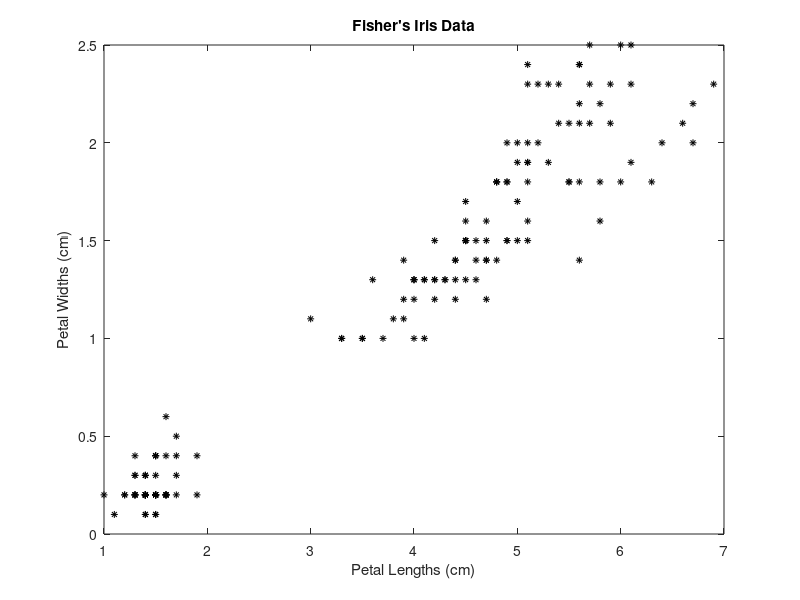
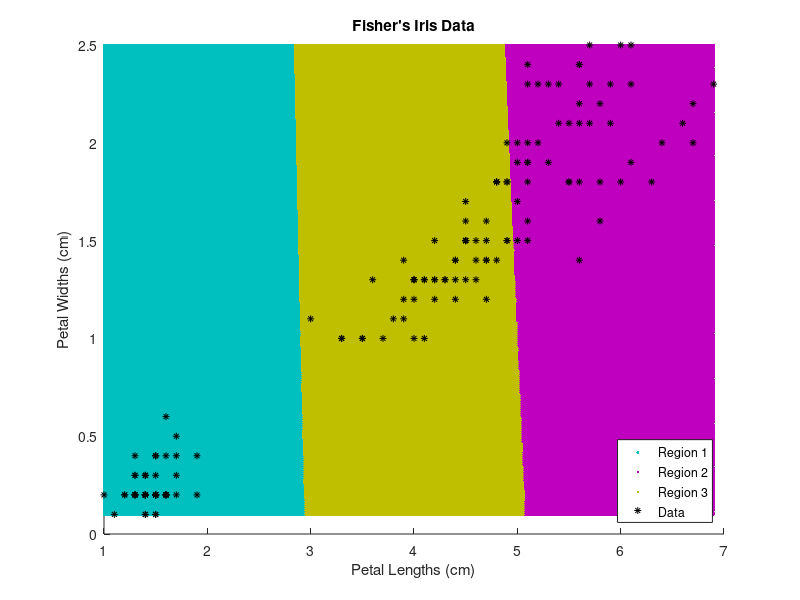
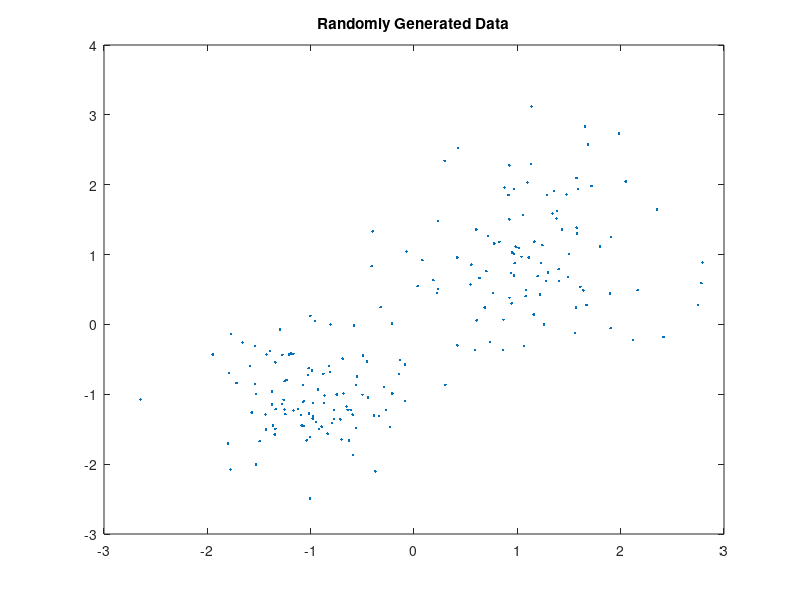
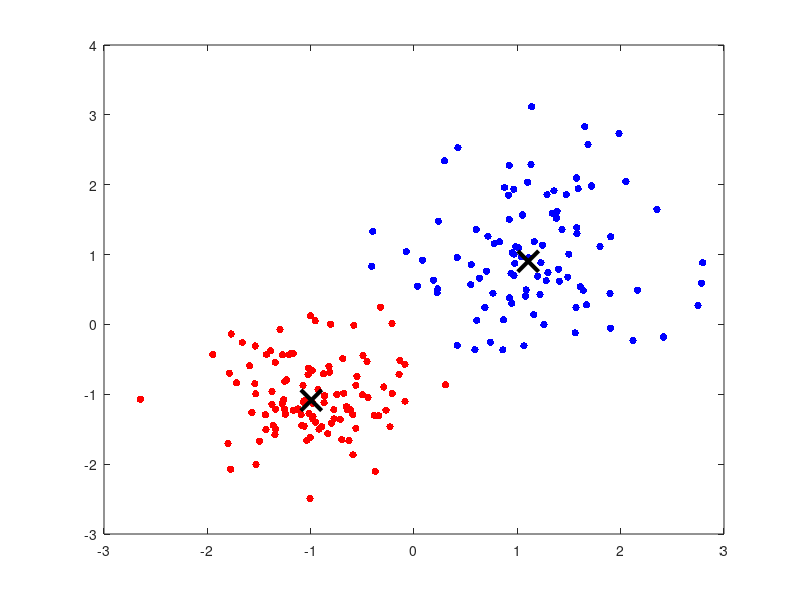

MATLAB code to generate these figures, in order: (Note: this script raises an error after producing the figures.)

% https://www.mathworks.com/help/stats/kmeans.html
% Load Fisher's iris data set. Use the petal lengths and widths as predictors.
load fisheriris
X = meas(:,3:4);
figure;
plot(X(:,1),X(:,2),'k*','MarkerSize',5);
title 'Fisher''s Iris Data';
xlabel 'Petal Lengths (cm)';
ylabel 'Petal Widths (cm)';
rng(1); % For reproducibility
[idx,C] = kmeans(X,3);

x1 = min(X(:,1)):0.01:max(X(:,1));
x2 = min(X(:,2)):0.01:max(X(:,2));
[x1G,x2G] = meshgrid(x1,x2);
XGrid = [x1G(:),x2G(:)]; % Defines a fine grid on the plot
idx2Region = kmeans(XGrid,3,'MaxIter',1,'Start',C);
    % Assigns each node in the grid to the closest centroid

figure;
gscatter(XGrid(:,1),XGrid(:,2),idx2Region,...
    [0,0.75,0.75;0.75,0,0.75;0.75,0.75,0],'..');
hold on;
plot(X(:,1),X(:,2),'k*','MarkerSize',5);
title 'Fisher''s Iris Data';
xlabel 'Petal Lengths (cm)';
ylabel 'Petal Widths (cm)';
legend('Region 1','Region 2','Region 3','Data','Location','SouthEast');
hold off;    


%% Partition Data into Two Clusters
rng default; % For reproducibility
X = [randn(100,2)*0.75+ones(100,2);
    randn(100,2)*0.5-ones(100,2)];

figure;
plot(X(:,1),X(:,2),'.');
title 'Randomly Generated Data';

opts = statset('Display','final');
[idx,C] = kmeans(X,2,'Distance','cityblock',...
    'Replicates',5,'Options',opts);

figure;
plot(X(idx==1,1),X(idx==1,2),'r.','MarkerSize',16)
hold on
plot(X(idx==2,1),X(idx==2,2),'b.','MarkerSize',16)
plot(C(:,1),C(:,2),'kx',...
     'MarkerSize',15,'LineWidth',3)
legend('Cluster 1','Cluster 2','Centroids',...
       'Location','NW')
title 'Cluster Assignments and Centroids'
hold off

%% Cluster Data Using Parallel Computing
Mu = bsxfun(@times,ones(20,30),(1:20)'); % Gaussian mixture mean
rn30 = randn(30,30);
Sigma = rn30'*rn30; % Symmetric and positive-definite covariance
Mdl = gmdistribution(Mu,Sigma);

rng(1); % For reproducibility
X = random(Mdl,10000);

pool = parpool;                      % Invokes workers
stream = RandStream('mlfg6331_64');  % Random number stream
options = statset('UseParallel',1,'UseSubstreams',1,...
    'Streams',stream);
tic; % Start stopwatch timer
[idx,C,sumd,D] = kmeans(X,20,'Options',options,'MaxIter',10000,...
    'Display','final','Replicates',10);
toc % Terminate stopwatch timer


%% https://www.mathworks.com/help/stats/examples/cluster-analysis.html
rng(14,'twister');
load fisheriris
[cidx2,cmeans2] = kmeans(meas,2,'dist','sqeuclidean');
[silh2,h] = silhouette(meas,cidx2,'sqeuclidean');
